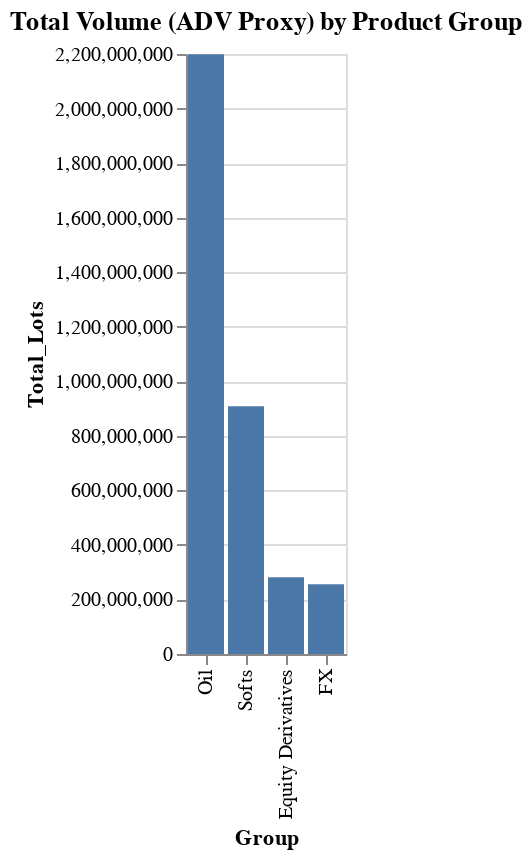

Notebook cell for this chart:
### Markdown cell above
## Total Volume by Product Group (ADV Proxy)

This chart displays total traded volume (Lots) by product group. While not a strict ADV calculation, it serves as a strong proxy for overall market activity.

We can see that the Oil group dominates trading activity, followed by Softs and Equity Derivatives. FX shows the lowest relative volume.

This view helps identify which markets are most actively traded and may drive revenue or require targeted attention in product management.

### Code cell
group_adv = df.groupby('Group').agg(Total_Lots=('Lots', 'sum')).reset_index()

alt.Chart(group_adv).mark_bar().encode(
    x=alt.X('Group:N', sort='-y'),
    y='Total_Lots:Q',
    tooltip=['Group', 'Total_Lots']
).properties(
    title='Total Volume (ADV Proxy) by Product Group'
)

### Figure 1 — Vega-Lite specification as saved in the notebook (floating-point values rounded to 4 significant figures)
{"config": {"view": {"continuousWidth": 300, "continuousHeight": 300}}, "data": {"name": "data-142cf74c1160d2bbe91b37f23e3a4595"}, "mark": {"type": "bar"}, "encoding": {"tooltip": [{"field": "Group", "type": "nominal"}, {"field": "Total_Lots", "type": "quantitative"}], "x": {"field": "Group", "sort": "-y", "type": "nominal"}, "y": {"field": "Total_Lots", "type": "quantitative"}}, "title": "Total Volume (ADV Proxy) by Product Group", "$schema": "https://vega.github.io/schema/vega-lite/v5.8.0.json", "datasets": {"data-142cf74c1160d2bbe91b37f23e3a4595": [{"Group": "Equity Derivatives", "Total_Lots": 281700000.0}, {"Group": "FX", "Total_Lots": 255700000.0}, {"Group": "Oil", "Total_Lots": 2199000000.0}, {"Group": "Softs", "Total_Lots": 908300000.0}]}}
